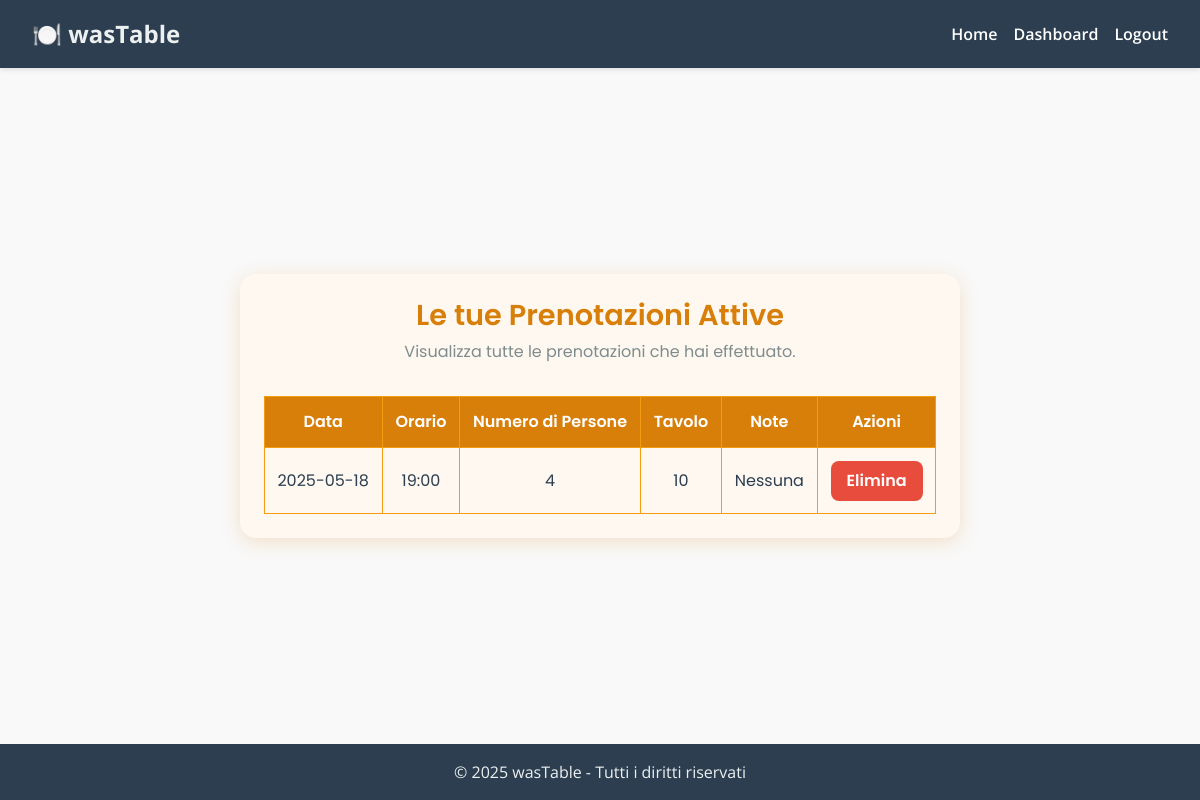
/reservations (signed in), run on the app's committed database.
### backend/app/models/reservation.py (models this page shows, shortened)
class Reservation(db.Model):
    __tablename__ = 'reservation'
    id = db.Column(db.Integer, primary_key=True)  # Colonna primaria
    date = db.Column(Date, nullable=False)  # Data della prenotazione
    time = db.Column(db.String(20), nullable=False)  # Orario della prenotazione
    guests = db.Column(db.Integer, nullable=False)  # Numero di ospiti
    note = db.Column(db.String(255))  # Note opzionali
    user_id = db.Column(db.Integer, db.ForeignKey('user.id'), nullable=False)  # Colonna con chiave esterna
    table_id = db.Column(db.Integer, db.ForeignKey('table.id'), nullable=False)
    table = db.relationship('Table', back_populates='reservations', cascade='all, delete', passive_deletes=True)
    user = db.relationship('User', backref='reservations')

### backend/app/routes/auth_routes.py (the view)
@bp.route("/reservations")
def reservations():
    user_id = session.get('user_id')
    if not user_id:
        flash("Devi essere loggato per vedere le tue prenotazioni.", "danger")
        return redirect(url_for('auth.login'))
    reservations = Reservation.query.filter_by(user_id=user_id).all()
    today_date = date.today().strftime("%Y-%m-%d")
    return render_template("reservations_user.html", reservations=reservations, today_date=today_date)

### backend/app/models/user.py (called while the page is built)
    @login_manager.user_loader
    def load_user(user_id):
        return User.query.get(int(user_id))

### backend/app/templates/reservations_user.html (shortened to what this page needs)
{% extends "layout.html" %}
{% block content %}
    <div class="reservations-container">
        <h1>Le tue Prenotazioni Attive</h1>
        <p>Visualizza tutte le prenotazioni che hai effettuato.</p>
        {% if reservations %}
            <table class="reservations-table">
                <thead>
                <tr>
                    <th>Data</th>
                    <th>Orario</th>
                    <th>Numero di Persone</th>
                    <th>Tavolo</th>
                    <th>Note</th>
                    <th>Azioni</th>
                </tr>
                </thead>
                <tbody>
                {% for reservation in reservations %}
                    <tr>
                        <td>{{ reservation.date }}</td>
                        <td>{{ reservation.time }}</td>
                        <td>{{ reservation.guests }}</td>
                        <td>{{ reservation.table_id }}</td>
                        <td>{{ reservation.note if reservation.note else 'Nessuna' }}</td>
                        <td>
                            <form action="{{ url_for('auth.delete_reservation', reservation_id=reservation.id) }}" method="POST">
                                <button type="submit" class="btn-delete">Elimina</button>
                            </form>
                        </td>
                    </tr>
                {% endfor %}
                </tbody>
            </table>
        {% else %}
            <p>Non hai ancora effettuato prenotazioni.</p>
        {% endif %}
    </div>
{% endblock %}

### backend/app/templates/reservations_user.html (style rules this page uses)
.reservations-container { max-width: 900px; margin: 3rem auto; padding: 1.5rem; background: #fff8f0; border-radius: 16px; box-shadow: 0 4px 20px rgba(216, 127, 10, 0.2); text-align: center; font-family: 'Poppins', sans-serif; color: #2c3e50; }
.reservations-container h1 { color: #d87f0a; font-weight: 600; margin-bottom: 0.5rem; }
.reservations-container p { color: #7f8c8d; margin-bottom: 2rem; font-weight: 400; }
.reservations-table { width: 100%; border-collapse: collapse; margin-top: 2rem; font-weight: 400; }
.reservations-table th, .reservations-table td { padding: 0.8rem; border: 1px solid #f39c12; text-align: center; }
.reservations-table th { background-color: #d87f0a; color: white; font-weight: 600; }
.reservations-table td { font-size: 1rem; }
.btn-delete { background-color: #e74c3c; color: white; border: none; padding: 0.5rem 1rem; border-radius: 8px; cursor: pointer; font-family: 'Poppins', sans-serif; font-weight: 600; transition: background 0.3s ease; }

### data on the page
Reservation: date "2025-05-18", time "19:00", guests "4", table_id "10", note "Nessuna"
